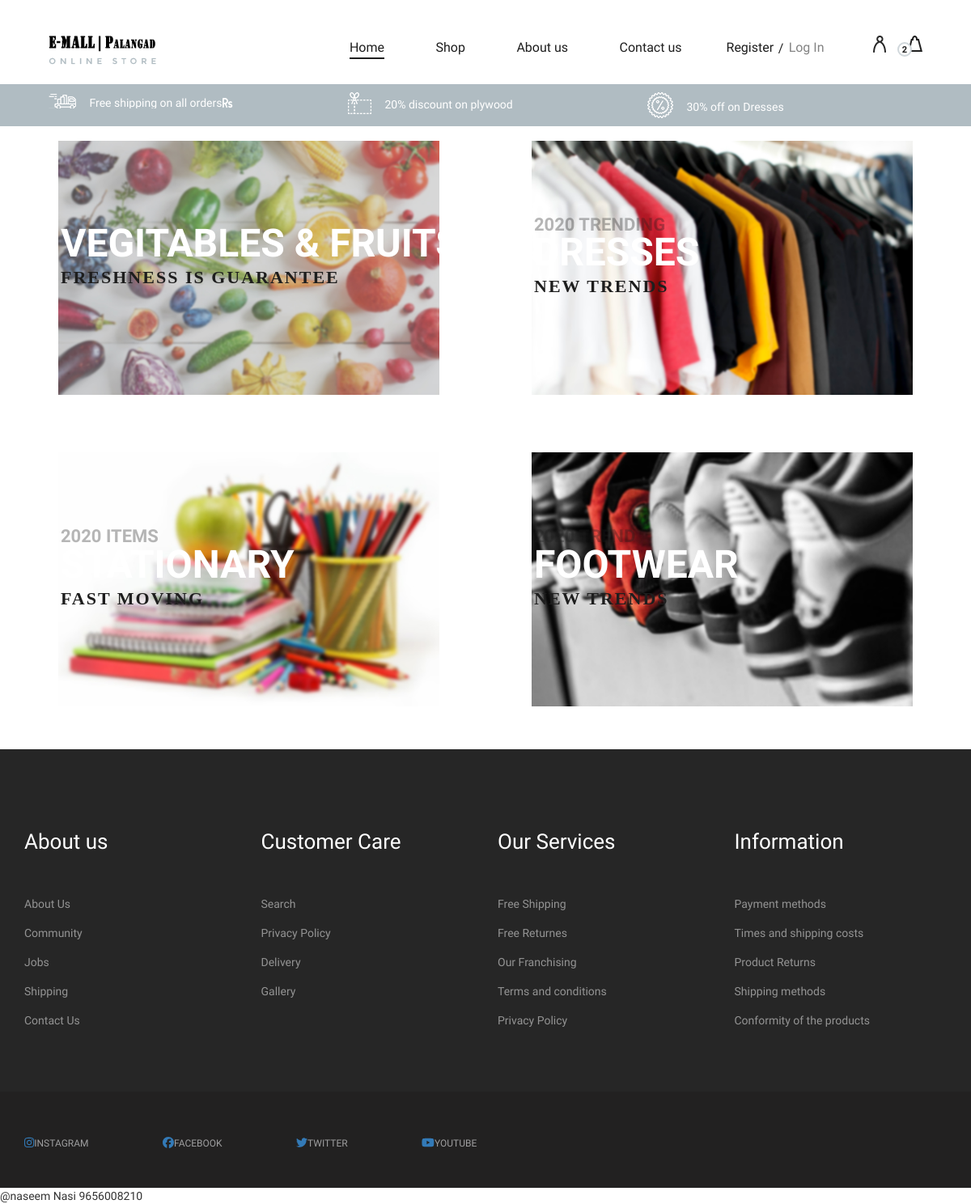
The page /category on the database its author committed.
### emallapp/models.py (models this page shows, shortened)
class Category(models.Model):
    name = models.CharField(max_length=100)
    description =  models.CharField(max_length=100)
    description1 = models.CharField(max_length=100,blank=True)
    img_url = models.CharField(max_length=2083)
    link = models.CharField(max_length=255)

### emallapp/views.py (the view)
# urls.py: path('category', views.category, name="category"),
def category(request):
    categories = Category.objects.all()
    return render(request, 'category.html', {"categories": categories})

### templates/category.html
{% extends 'index.html' %}
{% block content %}
<div class="features-box">
  <div class="container">
    <div class="row">
      {% for category in categories %}
      <div class="col-lg-6">
        <div class="single-box-item first-box">
          <a href="{{category.link}}" class="primary-btn">
            <img src="{{category.img_url}}" alt="">
            <div class="box-text" style="right: 0px;left: 45px;">
              <span class="trend-year">{{category.description1}}</span>
              <h2 style="color:white;">{{category.name}}</h2>
              <span class="trend-alert">{{category.description}}</span>
            </div>
          </a>
        </div>
      </div>
      {% endfor %}
    </div>
  </div>
</div>
{% endblock %}

### static/css/style.css (style rules this page uses)
html, body { height: 100%; font-family: "Montserrat", sans-serif; -webkit-font-smoothing: antialiased; font-smoothing: antialiased; background: none; }
h1, h2, h3, h4, h5, h6 { margin: 0; color: #111111; font-weight: 500; font-family: "Montserrat", sans-serif; }
h2 { font-size: 36px; }
img { max-width: 100%; }
.primary-btn { color: #fff; display: inline-block; font-size: 14px; font-weight: 600; padding: 16px 40px; border: 2px solid #fff; border-radius: 50px; text-transform: uppercase; }
.features-box .single-box-item { position: relative; }
.features-box .single-box-item.first-box { margin-bottom: 35px; }
.features-box .single-box-item.first-box .box-text { position: absolute; right: 60px; top: 106px; }
.features-box .single-box-item.first-box .box-text .trend-alert { color: #1e1e1e; display: block; font-size: 22px; font-family: "FuturaBT-Book"; letter-spacing: 2px; line-height: 45px; text-transform: uppercase; margin-bottom: 38px; }
.features-box .single-box-item img { min-width: 100%; }
.features-box .single-box-item .box-text .trend-year { color: #1e1e1e; font-size: 22px; font-weight: 700; opacity: 0.32; display: inline-block; }
.features-box .single-box-item .box-text h2 { color: #1e1e1e; font-size: 48px; font-weight: 600; line-height: 38px; }

### rows shown on the page
Category: img_url (picture), name "VEGITABLES & FRUITS", description "FRESHNESS IS GUARANTEE"
Category: img_url (picture), description1 "2020 TRENDING", name "DRESSES", description "NEW TRENDS"
Category: img_url (picture), description1 "2020 ITEMS", name "STATIONARY", description "FAST MOVING"
Category: img_url (picture), description1 "2020 TREND", name "FOOTWEAR", description "NEW TRENDS"
